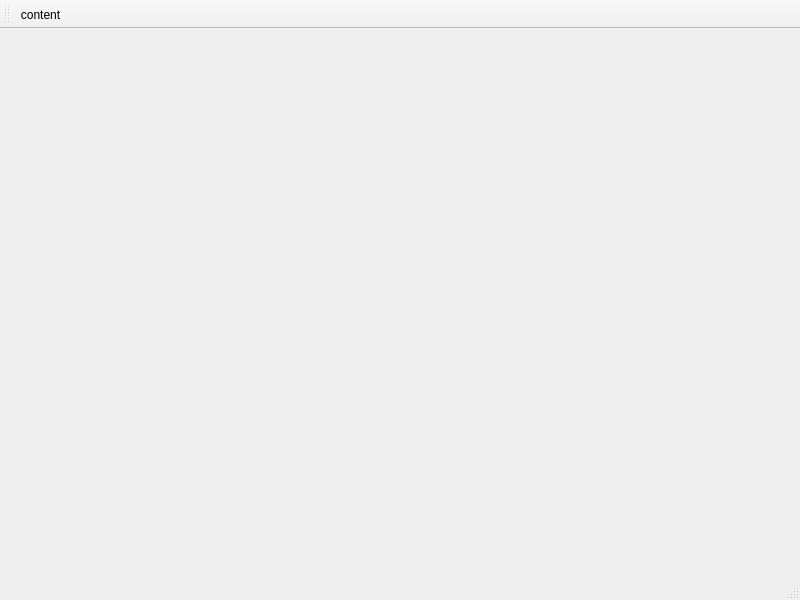
<?xml version="1.0" encoding="UTF-8"?>
<ui version="4.0">
 <class>topWidget</class>
 <widget class="QMainWindow" name="topWidget">
  <property name="geometry">
   <rect>
    <x>0</x>
    <y>0</y>
    <width>800</width>
    <height>600</height>
   </rect>
  </property>
  <property name="windowTitle">
   <string>MainWindow</string>
  </property>
  <widget class="QWidget" name="centralwidget"/>
  <widget class="QMenuBar" name="menubar">
   <property name="geometry">
    <rect>
     <x>0</x>
     <y>0</y>
     <width>800</width>
     <height>17</height>
    </rect>
   </property>
  </widget>
  <widget class="QStatusBar" name="statusbar"/>
  <widget class="QToolBar" name="toolBar">
   <property name="windowTitle">
    <string>toolBar</string>
   </property>
   <attribute name="toolBarArea">
    <enum>TopToolBarArea</enum>
   </attribute>
   <attribute name="toolBarBreak">
    <bool>false</bool>
   </attribute>
   <addaction name="actioncontent"/>
  </widget>
  <action name="actioncontent">
   <property name="icon">
    <iconset theme="applications-internet"/>
   </property>
   <property name="text">
    <string>content</string>
   </property>
   <property name="toolTip">
    <string>获得当前textEdit的content并打印出来</string>
   </property>
   <property name="menuRole">
    <enum>QAction::NoRole</enum>
   </property>
  </action>
 </widget>
 <resources/>
 <connections/>
</ui>
